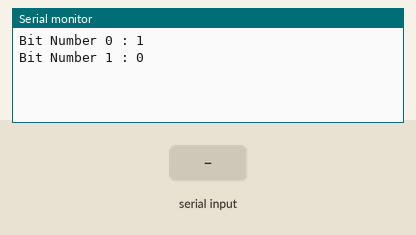
Simulated run of this sketch. Board: Arduino Uno, built with avr-gcc and run on an emulated ATmega328P. On the bench: the last lines printed to the serial monitor. Inputs (shaded band) come from the test bench.

Above: at 1.2 s.
1.3 s: byte 30 received over Serial
At 3.4 s:
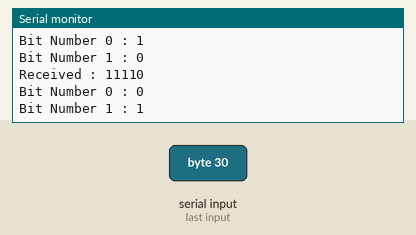
3.5 s: byte 90 received over Serial
5.0 s: byte 120 received over Serial
At 6.8 s:
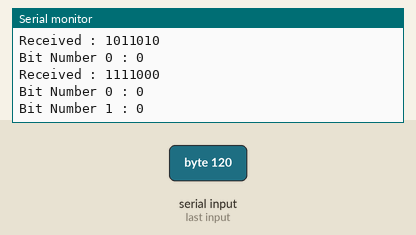
Timing chart, 0 to 8.3 s (numbered marks = the images above; inputs shaded):
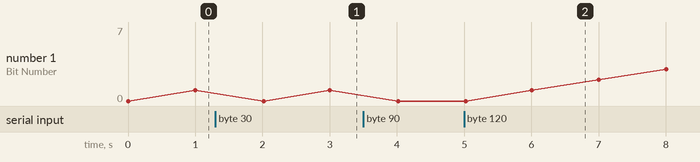

The sketch:

bitshift-test.ino
```cpp
uint8_t bit = 0b01010101;
int i = 0 ;
bool readBit(uint8_t _val , int _pos)
{
    return (_val >> _pos) & 0x01 ;
}
void setup()
{
    Serial.begin(9600);
}

void loop()
{
    if (Serial.available()>0)
    {
        bit = Serial.read();
        Serial.print("Received : ");
        Serial.println(bit, BIN);
        i = 0 ;
    }
    bool mybit = readBit(bit , i);
    Serial.print("Bit Number ");
    Serial.print(i);
    Serial.print(" : ");
    Serial.println(mybit, BIN);
    i ++ ;
    if ( i > 7 ) i = 0 ;
    delay(1000);

}
```

Measured:
- after the input at 1.3 s, the serial monitor: prints a new line after 0.70 s (image 1)
- after the input at 5.0 s, the serial monitor: prints a new line at once (image 2)
